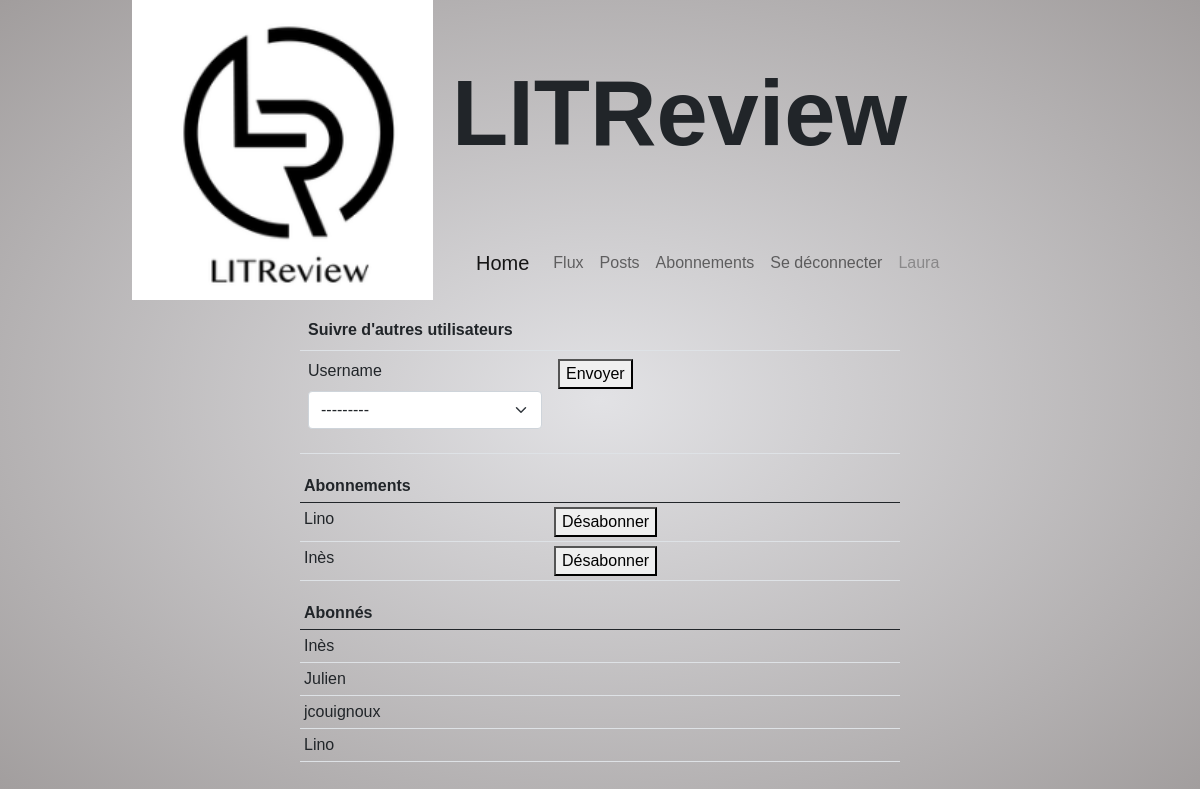
Screenshot of /apps/subscription (signed in) with the database file from the repository.
### apps/models.py (models this page shows)
class UserFollows(models.Model):
    user = models.ForeignKey(to=settings.AUTH_USER_MODEL,
                             on_delete=models.CASCADE, related_name='following')
    followed_user = models.ForeignKey(
        to=settings.AUTH_USER_MODEL, on_delete=models.CASCADE, related_name='followed_by')
    class Meta:
        unique_together = ('user', 'followed_user', )

### apps/views.py (the view, shortened to what this page needs)
# urls.py: path('subscription', views.subscription, name="subscription"),
@login_required
def subscription(request):
    context = {}
    UForm = UsersForm(user=request.user)
    following_users = UserFollows.objects.filter(user=request.user)
    followed_users = UserFollows.objects.filter(followed_user=request.user)
    context['UForm'] = UForm
    context['following_users'] = following_users
    context['followed_users'] = followed_users
    return render(request, 'apps/subscription.html', context)

### apps/forms.py
class UsersForm(Form):
    username = ModelChoiceField(queryset=None)
    def __init__(self, user, *args, **kwargs):
        super(UsersForm, self).__init__(*args, **kwargs)
        self.fields['username'].queryset = User.objects.filter(
            groups__name='Community').exclude(followed_by__in=list(user.following.all())).exclude(id=user.id)

### apps/templates/apps/subscription.html (shortened to what this page needs)
{% extends 'apps/base.html' %}
{% load bootstrap5 %}
{% block content %}
    <div class="justify-content-center">
        <table class="table table-md">
        <th colspan="3">Suivre d'autres utilisateurs</th>
            <tr>
                <form class="form" action="{% url 'apps:subscription' %}" method="POST">
                    <td class="col-5">{% bootstrap_form UForm show_label=False %}</td>
                    <td class="col-4"><button type="submit" name="Envoyer">Envoyer</button></td>
                    <td class="col-3">{% include 'apps/messages.html' %}</td>
                </form>
            </tr>
        </table>
        <table class="table table-hover table-sm">
            <th colspan="2">Abonnements</th>
            <tbody>
            {% if following_users %}
                {% for following_user in following_users %}
                    <tr>
                    <form  class="form form-label" action="{% url 'apps:unsubscription' %}" method="POST">
                        <td class="col-5">{{ following_user.followed_user }}</td>
                        <td class="col-7"><button type="submit" name="Desabonner">Désabonner</button></td>
                    </form>
                    </tr>
                {% endfor %}
            {% else %}
            <td>Vous ne suivez personne</td>
            {% endif %}
            </tbody>
        </table>
        <table class="table table-hover table-sm">
            <th>Abonnés</th>
            <tbody>
            {% if followed_users %}
                {% for followed_user in followed_users %}
                <tr>
                    <td>{{ followed_user.user }}</td>
                </tr>
                {% endfor %}
            {% else %}
                <td>Vous n êtes suivi par personne</td>
            {% endif %}
            </tbody>
        </table>
    </div>
{% endblock %}

### apps/templates/apps/header.html (shortened to what this page needs)
{% load static %}
{% load bootstrap5 %}
<div class="container">
    <div class="row">
        <div class="col-4">
            <a href="{% url 'apps:index' %}"><img src="{% static 'apps/assets/logo.png' %}" alt="..." /></a>
        </div>
        <div class="col-8">
            <div class="row align-items-center h-75">
                <div class="title">LITReview</div>
            </div>
            <div class="row h-25">
            {% if user.is_authenticated %}
                <nav class="navbar navbar-expand-lg navbar-light">
                    <div class="container">
                      <a class="navbar-brand" href="{% url 'apps:index' %}">Home</a>
                      <div class="collapse navbar-collapse" id="navbarNav">
                        <ul class="navbar-nav">
                          <li class="nav-item">
                            <a class="nav-link" href="{% url 'apps:flux' %}">Flux</a>
                          </li>
                          <li class="nav-item">
                            <a class="nav-link" href="{% url 'apps:posts' %}">Posts</a>
                          </li>
                          <li class="nav-item">
                            <a class="nav-link" href="{% url 'apps:subscription' %}">Abonnements</a>
                          </li>
                          <li class="nav-item">
                            <a class="nav-link" href="{% url 'apps:logout' %}">Se déconnecter</a>
                          </li>
                          <li class="nav-item">
                            <a class="nav-link disabled" href="#" tabindex="-1" aria-disabled="true">{{ user.username }}</a>
                          </li>
                        </ul>
                      </div>
                    </div>
                  </nav>
            {% endif %}
            </div>
        </div>
    </div>
</div>

### apps/static/apps/css/style.css (style rules this page uses)
html, body { height: 100%; font-family: 'Calisto MT', 'Arial', 'sans-serif'; background: radial-gradient(#e2e2e5, #a19d9d); }
html .title, body .title { font-size: 32px; }
header img { height: 300px; }
header .title { font-size: 92px; font-weight: bold; }
.container { width: 960px; }
.table { width: 600px; }

### rows the page displays
UserFollows: followed_user "Lino"
UserFollows: followed_user "Inès"
UserFollows: user "Inès"
UserFollows: user "Julien"
UserFollows: user "jcouignoux"
UserFollows: user "Lino"

### other values shown
{{ user.username }} "Laura"
